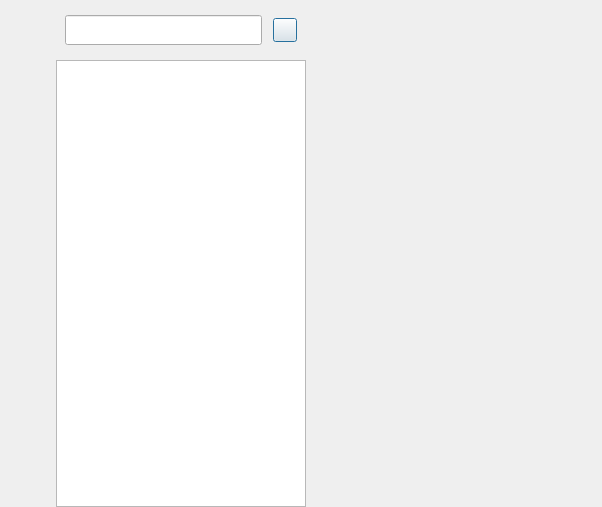
<?xml version="1.0" encoding="UTF-8"?>
<ui version="4.0">
 <class>ChatDialog</class>
 <widget class="QDialog" name="ChatDialog">
  <property name="geometry">
   <rect>
    <x>0</x>
    <y>0</y>
    <width>602</width>
    <height>507</height>
   </rect>
  </property>
  <property name="windowTitle">
   <string>Dialog</string>
  </property>
  <layout class="QHBoxLayout" name="horizontalLayout">
   <property name="spacing">
    <number>0</number>
   </property>
   <property name="leftMargin">
    <number>0</number>
   </property>
   <property name="topMargin">
    <number>0</number>
   </property>
   <property name="rightMargin">
    <number>0</number>
   </property>
   <property name="bottomMargin">
    <number>0</number>
   </property>
   <item>
    <widget class="QWidget" name="side_bar" native="true">
     <property name="sizePolicy">
      <sizepolicy hsizetype="Fixed" vsizetype="Expanding">
       <horstretch>0</horstretch>
       <verstretch>0</verstretch>
      </sizepolicy>
     </property>
     <property name="minimumSize">
      <size>
       <width>56</width>
       <height>0</height>
      </size>
     </property>
     <property name="maximumSize">
      <size>
       <width>56</width>
       <height>16777215</height>
      </size>
     </property>
     <layout class="QVBoxLayout" name="verticalLayout_4">
      <property name="spacing">
       <number>30</number>
      </property>
      <property name="leftMargin">
       <number>10</number>
      </property>
      <property name="topMargin">
       <number>30</number>
      </property>
      <property name="rightMargin">
       <number>0</number>
      </property>
      <property name="bottomMargin">
       <number>0</number>
      </property>
      <item>
       <widget class="QWidget" name="widget_2" native="true">
        <property name="minimumSize">
         <size>
          <width>29</width>
          <height>29</height>
         </size>
        </property>
        <layout class="QVBoxLayout" name="verticalLayout_5">
         <property name="spacing">
          <number>30</number>
         </property>
         <property name="leftMargin">
          <number>0</number>
         </property>
         <property name="topMargin">
          <number>0</number>
         </property>
         <property name="rightMargin">
          <number>0</number>
         </property>
         <property name="bottomMargin">
          <number>0</number>
         </property>
         <item>
          <widget class="StateLabel" name="side_head_lb">
           <property name="minimumSize">
            <size>
             <width>35</width>
             <height>35</height>
            </size>
           </property>
           <property name="maximumSize">
            <size>
             <width>35</width>
             <height>35</height>
            </size>
           </property>
           <property name="text">
            <string/>
           </property>
          </widget>
         </item>
         <item>
          <widget class="StateWidget" name="side_chat_lb">
           <property name="minimumSize">
            <size>
             <width>30</width>
             <height>30</height>
            </size>
           </property>
           <property name="maximumSize">
            <size>
             <width>30</width>
             <height>30</height>
            </size>
           </property>
           <property name="text">
            <string/>
           </property>
          </widget>
         </item>
         <item>
          <widget class="StateWidget" name="side_contact_lb">
           <property name="minimumSize">
            <size>
             <width>30</width>
             <height>30</height>
            </size>
           </property>
           <property name="maximumSize">
            <size>
             <width>30</width>
             <height>30</height>
            </size>
           </property>
           <property name="text">
            <string/>
           </property>
          </widget>
         </item>
        </layout>
       </widget>
      </item>
      <item>
       <spacer name="verticalSpacer">
        <property name="orientation">
         <enum>Qt::Vertical</enum>
        </property>
        <property name="sizeHint" stdset="0">
         <size>
          <width>20</width>
          <height>40</height>
         </size>
        </property>
       </spacer>
      </item>
     </layout>
    </widget>
   </item>
   <item>
    <widget class="QWidget" name="chat_user_wid" native="true">
     <property name="sizePolicy">
      <sizepolicy hsizetype="Preferred" vsizetype="Expanding">
       <horstretch>0</horstretch>
       <verstretch>0</verstretch>
      </sizepolicy>
     </property>
     <property name="minimumSize">
      <size>
       <width>250</width>
       <height>0</height>
      </size>
     </property>
     <property name="maximumSize">
      <size>
       <width>250</width>
       <height>16777215</height>
      </size>
     </property>
     <layout class="QVBoxLayout" name="verticalLayout">
      <property name="spacing">
       <number>0</number>
      </property>
      <property name="leftMargin">
       <number>0</number>
      </property>
      <property name="topMargin">
       <number>0</number>
      </property>
      <property name="rightMargin">
       <number>0</number>
      </property>
      <property name="bottomMargin">
       <number>0</number>
      </property>
      <item>
       <widget class="QWidget" name="search_wid" native="true">
        <property name="minimumSize">
         <size>
          <width>0</width>
          <height>60</height>
         </size>
        </property>
        <property name="maximumSize">
         <size>
          <width>16777215</width>
          <height>60</height>
         </size>
        </property>
        <layout class="QHBoxLayout" name="horizontalLayout_2">
         <property name="spacing">
          <number>6</number>
         </property>
         <property name="leftMargin">
          <number>9</number>
         </property>
         <property name="topMargin">
          <number>9</number>
         </property>
         <property name="rightMargin">
          <number>9</number>
         </property>
         <property name="bottomMargin">
          <number>9</number>
         </property>
         <item>
          <widget class="CustomizeEdit" name="search_edit">
           <property name="minimumSize">
            <size>
             <width>0</width>
             <height>30</height>
            </size>
           </property>
           <property name="maximumSize">
            <size>
             <width>16777215</width>
             <height>30</height>
            </size>
           </property>
          </widget>
         </item>
         <item>
          <spacer name="horizontalSpacer">
           <property name="orientation">
            <enum>Qt::Horizontal</enum>
           </property>
           <property name="sizeType">
            <enum>QSizePolicy::Fixed</enum>
           </property>
           <property name="sizeHint" stdset="0">
            <size>
             <width>5</width>
             <height>20</height>
            </size>
           </property>
          </spacer>
         </item>
         <item>
          <widget class="ClickedBtn" name="add_btn">
           <property name="minimumSize">
            <size>
             <width>24</width>
             <height>24</height>
            </size>
           </property>
           <property name="maximumSize">
            <size>
             <width>24</width>
             <height>24</height>
            </size>
           </property>
           <property name="text">
            <string/>
           </property>
          </widget>
         </item>
        </layout>
       </widget>
      </item>
      <item>
       <widget class="SearchList" name="search_list" native="true"/>
      </item>
      <item>
       <widget class="ChatUserList" name="chat_user_list">
        <property name="minimumSize">
         <size>
          <width>250</width>
          <height>0</height>
         </size>
        </property>
        <property name="maximumSize">
         <size>
          <width>250</width>
          <height>16777215</height>
         </size>
        </property>
       </widget>
      </item>
      <item>
       <widget class="ContactUserList" name="con_user_list" native="true"/>
      </item>
     </layout>
    </widget>
   </item>
   <item>
    <widget class="QStackedWidget" name="stackedWidget">
     <property name="currentIndex">
      <number>3</number>
     </property>
     <widget class="EmptyPage" name="empty_page"/>
     <widget class="ChatPage" name="chat_page"/>
     <widget class="ApplyFriendPage" name="friend_apply_page"/>
     <widget class="FriendInfoPage" name="friend_info_page"/>
    </widget>
   </item>
  </layout>
 </widget>
 <customwidgets>
  <customwidget>
   <class>CustomizeEdit</class>
   <extends>QLineEdit</extends>
   <header location="global">/Users/jingbx/Qt.6.0.0/workspace/Qchat/chat_src/custom_ui_wid/customize_edit.h</header>
  </customwidget>
  <customwidget>
   <class>ClickedBtn</class>
   <extends>QPushButton</extends>
   <header location="global">/Users/jingbx/Qt.6.0.0/workspace/Qchat/chat_src/custom_ui_wid/clicked_btn.h</header>
  </customwidget>
  <customwidget>
   <class>ChatUserList</class>
   <extends>QListWidget</extends>
   <header location="global">/Users/jingbx/Qt.6.0.0/workspace/Qchat/chat_src/custom_ui_wid/chat_user_list.h</header>
  </customwidget>
  <customwidget>
   <class>ChatPage</class>
   <extends>QWidget</extends>
   <header location="global">/Users/jingbx/Qt.6.0.0/workspace/Qchat/chat_src/custom_ui/chat_page.h</header>
   <container>1</container>
  </customwidget>
  <customwidget>
   <class>StateWidget</class>
   <extends>QLabel</extends>
   <header location="global">/Users/jingbx/Qt.6.0.0/workspace/Qchat/chat_src/custom_ui_wid/state_widget.h</header>
  </customwidget>
  <customwidget>
   <class>StateLabel</class>
   <extends>QLabel</extends>
   <header location="global">/Users/jingbx/Qt.6.0.0/workspace/Qchat/chat_src/custom_ui_wid/state_label.h</header>
  </customwidget>
  <customwidget>
   <class>SearchList</class>
   <extends>QWidget</extends>
   <header location="global">/Users/jingbx/Qt.6.0.0/workspace/Qchat/chat_src/custom_ui_wid/search_list.h</header>
   <container>1</container>
  </customwidget>
  <customwidget>
   <class>EmptyPage</class>
   <extends>QWidget</extends>
   <header location="global">/Users/jingbx/Qt.6.0.0/workspace/Qchat/chat_src/custom_ui/empty_page.h</header>
   <container>1</container>
  </customwidget>
  <customwidget>
   <class>ContactUserList</class>
   <extends>QWidget</extends>
   <header location="global">/Users/jingbx/Qt.6.0.0/workspace/Qchat/chat_src/custom_ui_wid/contact_user_list.h</header>
   <container>1</container>
  </customwidget>
  <customwidget>
   <class>ApplyFriendPage</class>
   <extends>QWidget</extends>
   <header location="global">/Users/jingbx/Qt.6.0.0/workspace/Qchat/chat_src/custom_ui/applyfriendpage.h</header>
   <container>1</container>
  </customwidget>
  <customwidget>
   <class>FriendInfoPage</class>
   <extends>QWidget</extends>
   <header location="global">/Users/jingbx/Qt.6.0.0/workspace/Qchat/chat_src/custom_ui/friendinfopage.h</header>
   <container>1</container>
  </customwidget>
 </customwidgets>
 <resources/>
 <connections/>
</ui>
